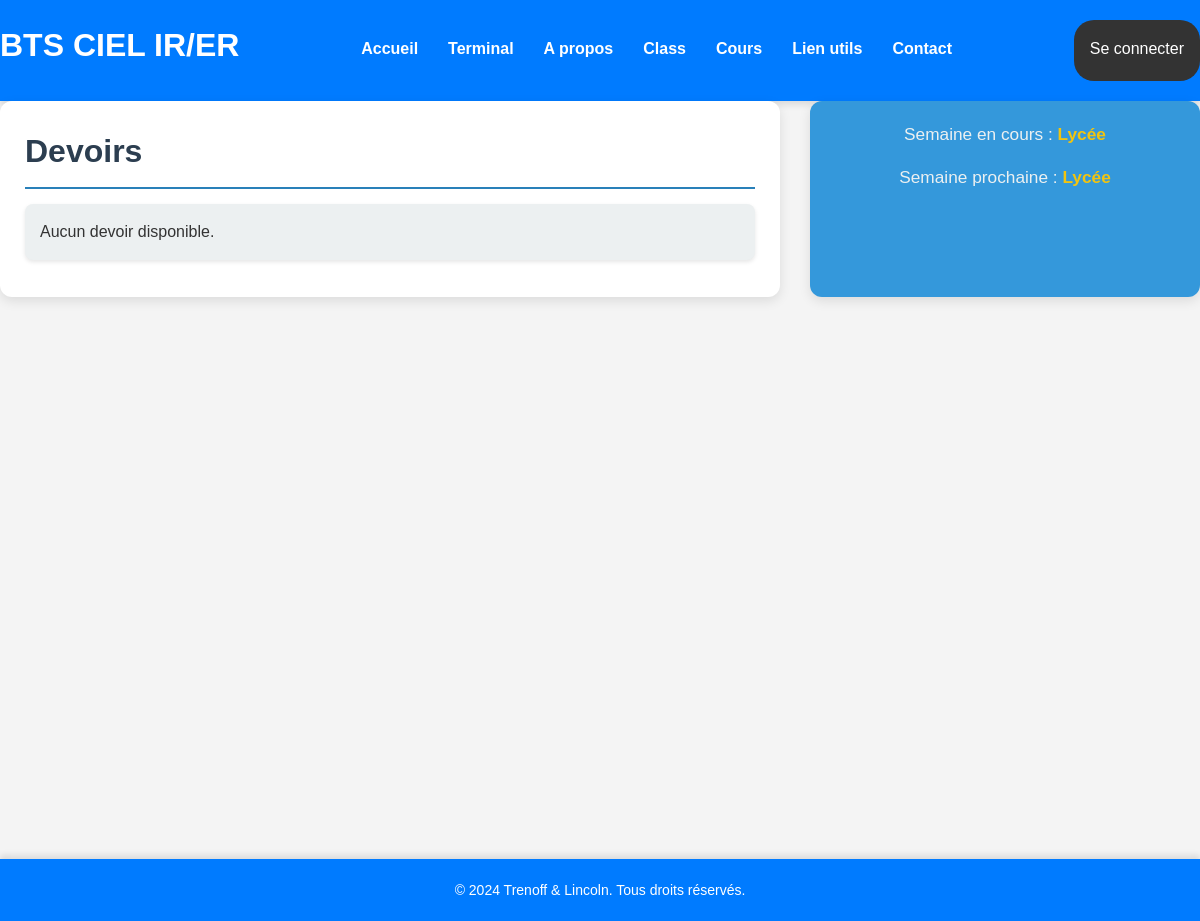
The page /index on the database as committed earlier.
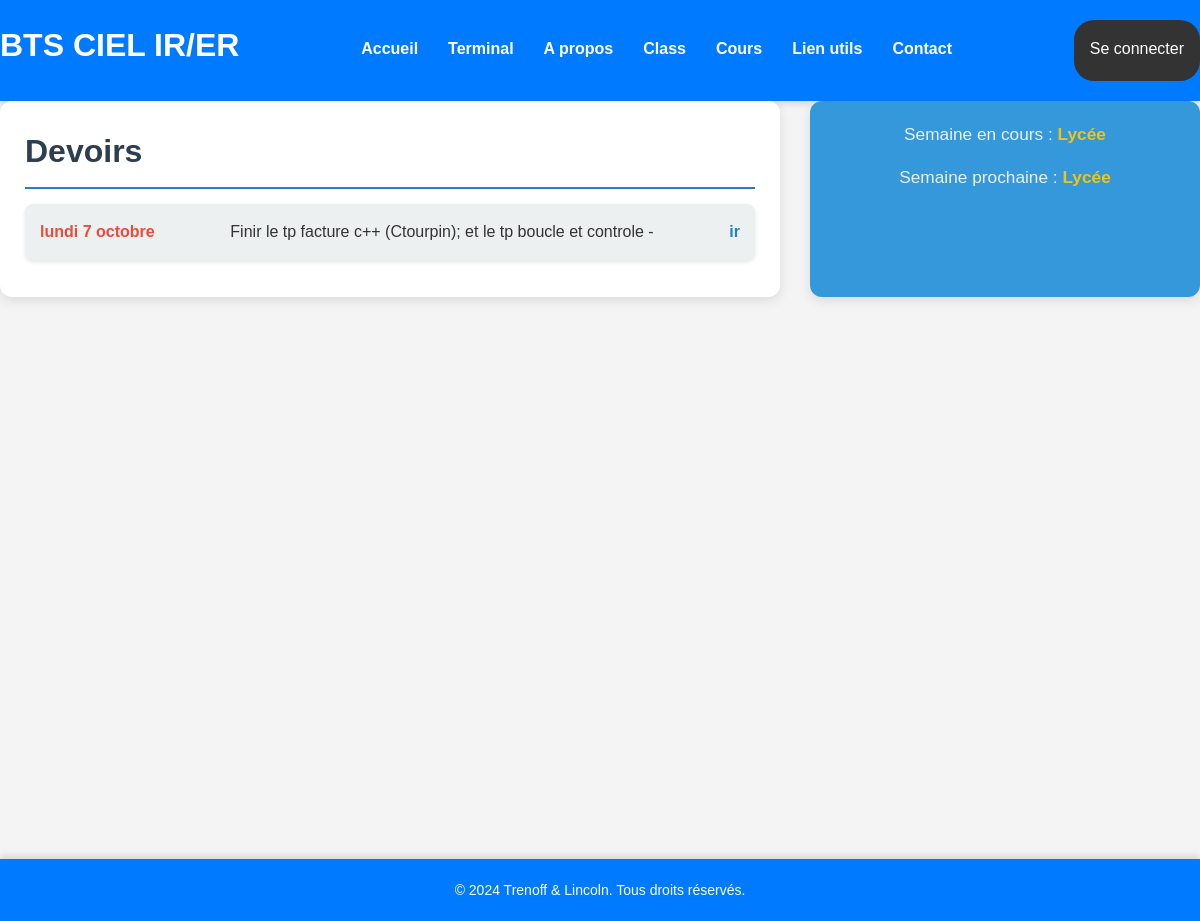
The same page on the database as committed later.
### webapp/py/config/model.py (models this page shows, shortened)
class Homework(db.Model):
    id = db.Column(db.Integer, primary_key=True)
    date = db.Column(db.Date, nullable=False)
    text = db.Column(db.String(255), nullable=False)
    matiere = db.Column(db.String(50), nullable=False)  # Champ de matière

### webapp/app.py (the view)
@app.route('/')
@app.route('/index')
def index():
    today = datetime.today().date()
    start_of_week = today - timedelta(days=today.weekday())
    end_of_week = start_of_week + timedelta(days=6)
    next_week_start = end_of_week + timedelta(days=1)
    next_week_end = next_week_start + timedelta(days=6)
    homeworks = Homework.query.filter(Homework.date >= today, Homework.date <= next_week_end).order_by(Homework.date.asc()).all()
    return render_template('index.html', homeworks=homeworks, week=alternance_day())

### webapp/app.py (called while the page is built)
@app.context_processor
def inject_functions():
    return dict(what_day_month=what_day_month)

### webapp/py/day.py (called while the page is built)
def what_day_month(date):
    day_of_week = DAYS[date.weekday()]  # Récupère le jour de la semaine
    month = MONTHS[date.month - 1]  # Récupère le mois
    return f'{day_of_week} {date.day} {month}'

def weeks_since_start(date):
    delta = date - START_DATE  # Différence en jours
    return delta.days // 7  # Convertir en semaines écoulées

def alternance_day():
    today = datetime.today()  # Date actuelle
    current_week_number = weeks_since_start(today)  # Semaines écoulées depuis le début de l'alternance
    current_alternance = ALTERNANCE[current_week_number % len(ALTERNANCE)]  # Alternance de cette semaine
    next_alternance = ALTERNANCE[(current_week_number + 1) % len(ALTERNANCE)]  # Alternance de la semaine suivante
    return current_alternance, next_alternance

### webapp/templates/index.html
{% extends "base.html" %}
{% block content %}
<link rel="stylesheet" href="{{ url_for('static', filename='index_style.css') }}">
<div class="homework">
    <h2>Devoirs</h2>
    <ul>
        {% if homeworks %}
            {% for homework in homeworks %}
                <li><strong>{{ what_day_month(homework.date) }} </strong>{{ homework.text }} - <em>{{ homework.matiere }}</em></li>
            {% endfor %}
        {% else %}
            <li>Aucun devoir disponible.</li>
        {% endif %}
    </ul>
</div>
<div class="week-status">
    <p>Semaine en cours :
        <span>{% if week[0] == 0 %} Alternance {% else %} Lycée {% endif %}</span>
    </p>
    <p>Semaine prochaine :
        <span>{% if week[1] == 0 %} Alternance {% else %} Lycée {% endif %}</span>
    </p>
</div>
<br><br><br><br><br><br><br><br><br><br><br><br><br><br><br><br><br><br><br><br>
{% endblock %}

### webapp/templates/base.html (shortened to what this page needs)
<!DOCTYPE html>
<html lang="fr">
<head>
    <link rel="stylesheet" href="{{ url_for('static', filename='base_style.css') }}">
</head>
<body>
    <header>
        <h1>BTS CIEL IR/ER</h1>
        <nav>
            <ul>
                <li><a href="{{ url_for('index') }}">Accueil</a></li>
                <li><a href="{{ url_for('terminal') }}">Terminal</a></li>
                <li><a href="{{ url_for('about') }}">A propos</a></li>
                <li><a href="{{ url_for('utils_link') }}">Class</a></li>
                <li><a href="{{ url_for('learning.learning_redirect') }}">Cours</a></li>
                <li><a href="{{ url_for('utils_link') }}">Lien utils</a></li>
                <li><a href="{{ url_for('about') }}">Contact</a></li>
            </ul>
        </nav>
        <div>
            {% if session.get('username') %}
            <a href="{{ url_for('users.logout') }}">Se déconnecter</a>
            {% else %}
            <a href="{{ url_for('users.login') }}">Se connecter</a>
            {% endif %}
        </div>
    </header>
    <main>
        {% block content %}
        {% endblock %}
    </main>
    <footer>
        <p>&copy; 2024 Trenoff & Lincoln. Tous droits réservés.</p>
    </footer>
</body>
</html>

### webapp/static/base_style.css (style rules this page uses)
* { margin: 0; padding: 0; box-sizing: border-box; font-family: 'Arial', sans-serif; }
body { line-height: 1.6; background: #f4f4f4; color: #333; }
header { background: #007bff; color: white; display: flex; padding: 20px 0; text-align: center; box-shadow: 0 4px 6px rgba(0, 0, 0, 0.1); }
header h1 { margin-bottom: 10px; }
header nav { flex: 1; text-align: center; padding-top: 1em; width: 100%; }
header nav ul { list-style-type: none; display: flex; justify-content: center; }
header nav ul li { margin: 0 15px; }
header nav ul li a { color: white; text-decoration: none; font-weight: bold; }
header div { padding: 1em; background-color: #333; border-radius: 20px; }
div a { text-decoration: none; color:white; }
footer { text-align: center; padding: 20px 0; background-color: #007bff; color: white; margin-top: 20px; box-shadow: 0 -4px 6px rgba(0, 0, 0, 0.1); }
footer p { margin: 0; font-size: 14px; }

### webapp/static/index_style.css (style rules this page uses)
main * { margin: 0; padding: 0; box-sizing: border-box; font-family: 'Poppins', sans-serif; }
main { display: grid; grid-template-columns: 2fr 1fr; gap: 30px; max-width: 1200px; margin: 0 auto; }
main .homework { background-color: #ffffff; border-radius: 12px; padding: 25px; box-shadow: 0 4px 12px rgba(0, 0, 0, 0.1); animation: fadeInUp 0.8s ease-in-out; }
main .homework h2 { color: #2c3e50; font-size: 2em; margin-bottom: 15px; border-bottom: 2px solid #2980b9; padding-bottom: 10px; }
main .homework li { padding: 15px; background-color: #ecf0f1; border-radius: 8px; margin-bottom: 12px; box-shadow: 0 2px 4px rgba(0, 0, 0, 0.1); display: flex; justify-content: space-between; align-items: center; transition: background-color 0.3s ease; }
main .homework li strong { color: #e74c3c; font-weight: bold; }
main .homework li em { font-style: normal; color: #2980b9; font-weight: bold; }
main .week-status { background-color: #3498db; color: white; border-radius: 12px; padding: 20px; box-shadow: 0 4px 12px rgba(0, 0, 0, 0.1); text-align: center; position: relative; font-size: 0.9em; }
main .week-status p { margin-bottom: 15px; font-size: 1.2em; color: #ecf0f1; }
main .week-status span { font-weight: bold; color: #f1c40f; }

Rows that differ between the two databases and show on the page:
added Homework: date "lundi 7 octobre", text "Finir le tp facture c++ (Ctourpin); et le tp boucle et controle", matiere "ir"
Other text that changed with them:
text no longer shown: "Aucun devoir disponible."
